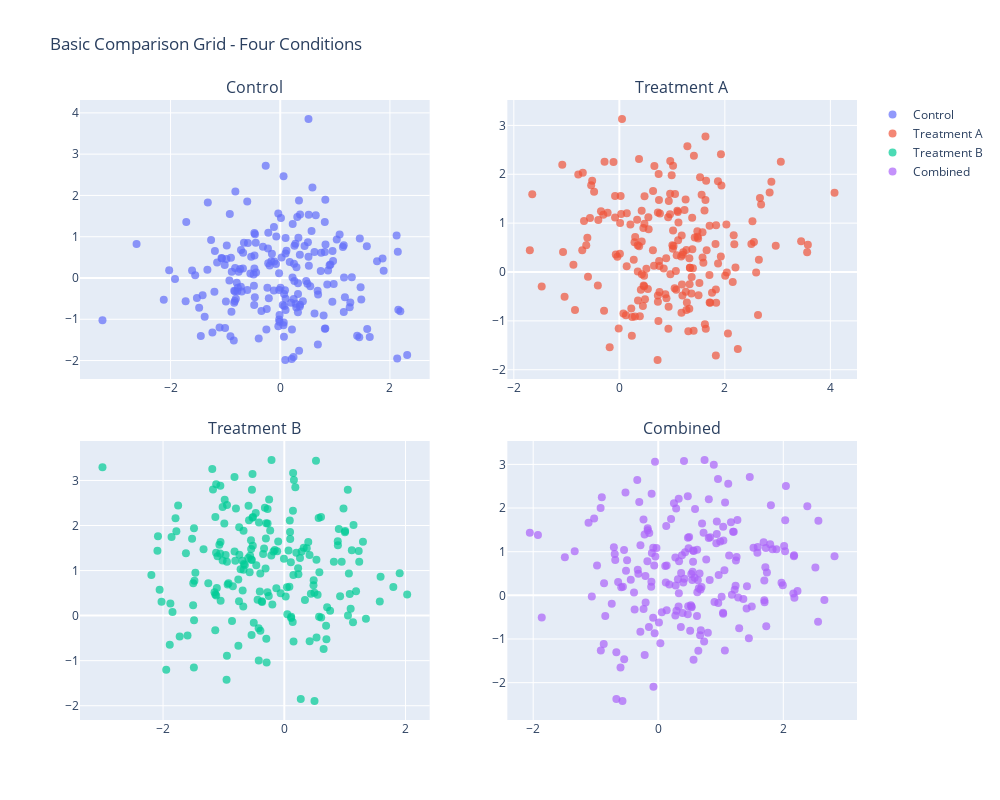

The code cell stored with this chart in its notebook:
### Markdown cell above
## 1. Basic Usage - Simple Comparison Grid

The simplest way to create a multi-panel plot: provide a dictionary of datasets.

### Code cell
# Generate sample data
datasets = {
    'Control': np.random.randn(200, 2),
    'Treatment A': np.random.randn(200, 2) + np.array([1, 0.5]),
    'Treatment B': np.random.randn(200, 2) + np.array([-0.5, 1]),
    'Combined': np.random.randn(200, 2) + np.array([0.5, 0.5]),
}

# Create comparison grid (convenience function)
fig = plot_comparison_grid(
    datasets,
    plot_type='scatter',
    rows=2,
    cols=2,
    config=PlotConfig(
        title="Basic Comparison Grid - Four Conditions",
        figsize=(10, 8)
    ),
    backend='plotly'
)

fig.show()
print("\n✓ Basic comparison grid created")

### Figure 1 — Plotly figure (JSON) as saved in the notebook; plotly's stock layout.template omitted (floating-point values rounded to 4 significant figures; data arrays with more than 128 entries replaced by an {"elided": "..."} marker saying what was removed)
{"data": [{"marker": {"opacity": 0.7, "size": 8, "symbol": "circle"}, "mode": "markers", "name": "Control", "showlegend": true, "type": "scatter", "x": {"elided": "200 float values"}, "xaxis": "x", "y": {"elided": "200 float values"}, "yaxis": "y"}, {"marker": {"opacity": 0.7, "size": 8, "symbol": "circle"}, "mode": "markers", "name": "Treatment A", "showlegend": true, "type": "scatter", "x": {"elided": "200 float values"}, "xaxis": "x2", "y": {"elided": "200 float values"}, "yaxis": "y2"}, {"marker": {"opacity": 0.7, "size": 8, "symbol": "circle"}, "mode": "markers", "name": "Treatment B", "showlegend": true, "type": "scatter", "x": {"elided": "200 float values"}, "xaxis": "x3", "y": {"elided": "200 float values"}, "yaxis": "y3"}, {"marker": {"opacity": 0.7, "size": 8, "symbol": "circle"}, "mode": "markers", "name": "Combined", "showlegend": true, "type": "scatter", "x": {"elided": "200 float values"}, "xaxis": "x4", "y": {"elided": "200 float values"}, "yaxis": "y4"}], "layout": {"annotations": [{"font": {"size": 16}, "showarrow": false, "text": "Control", "x": 0.225, "xanchor": "center", "xref": "paper", "y": 1, "yanchor": "bottom", "yref": "paper"}, {"font": {"size": 16}, "showarrow": false, "text": "Treatment A", "x": 0.775, "xanchor": "center", "xref": "paper", "y": 1, "yanchor": "bottom", "yref": "paper"}, {"font": {"size": 16}, "showarrow": false, "text": "Treatment B", "x": 0.225, "xanchor": "center", "xref": "paper", "y": 0.45, "yanchor": "bottom", "yref": "paper"}, {"font": {"size": 16}, "showarrow": false, "text": "Combined", "x": 0.775, "xanchor": "center", "xref": "paper", "y": 0.45, "yanchor": "bottom", "yref": "paper"}], "height": 800, "showlegend": true, "title": {"text": "Basic Comparison Grid - Four Conditions"}, "width": 1000, "xaxis": {"anchor": "y", "domain": [0, 0.45]}, "xaxis2": {"anchor": "y2", "domain": [0.55, 1]}, "xaxis3": {"anchor": "y3", "domain": [0, 0.45]}, "xaxis4": {"anchor": "y4", "domain": [0.55, 1]}, "yaxis": {"anchor": "x", "domain": [0.55, 1]}, "yaxis2": {"anchor": "x2", "domain": [0.55, 1]}, "yaxis3": {"anchor": "x3", "domain": [0, 0.45]}, "yaxis4": {"anchor": "x4", "domain": [0, 0.45]}}}
